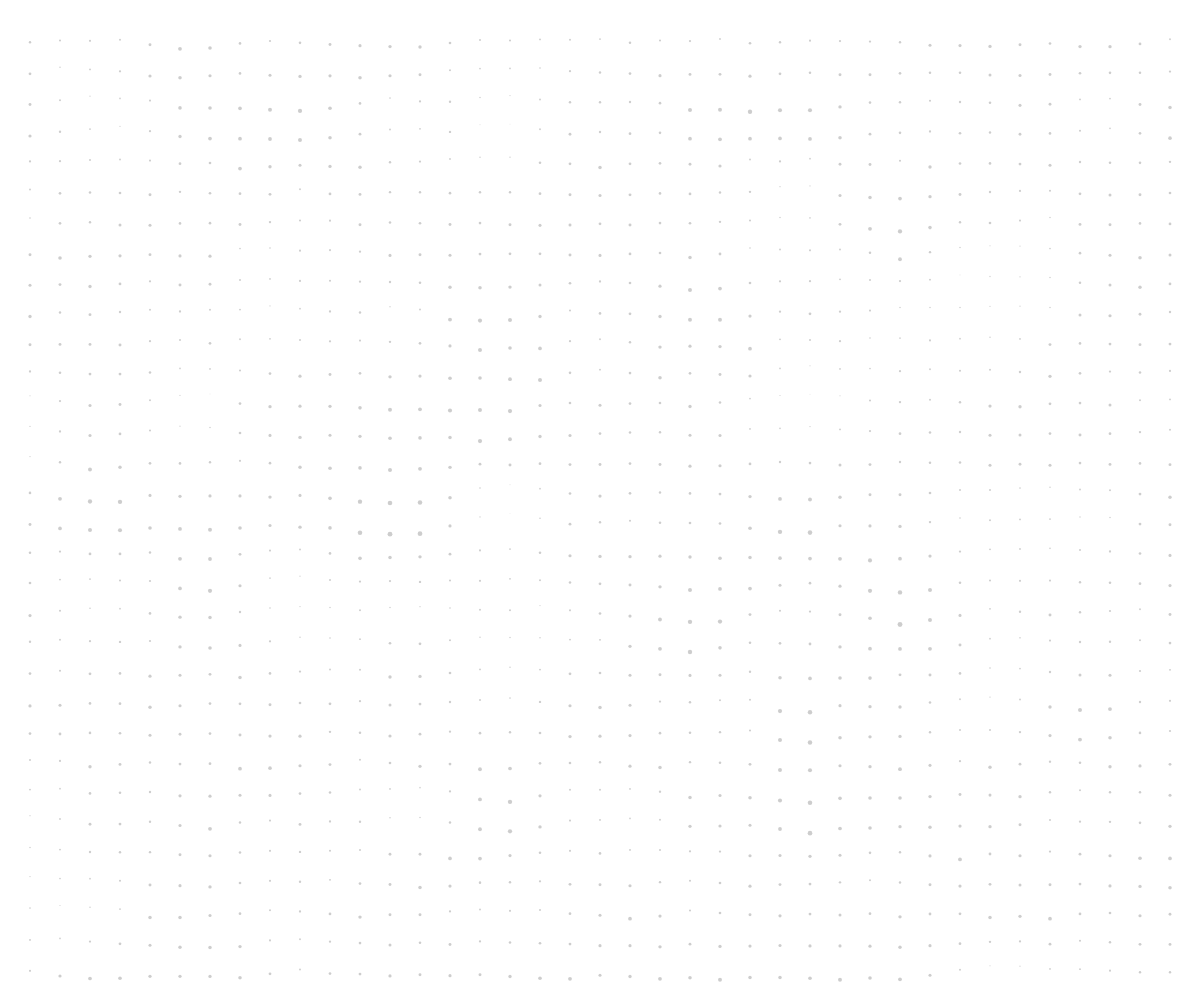
Frame 1 (no input)
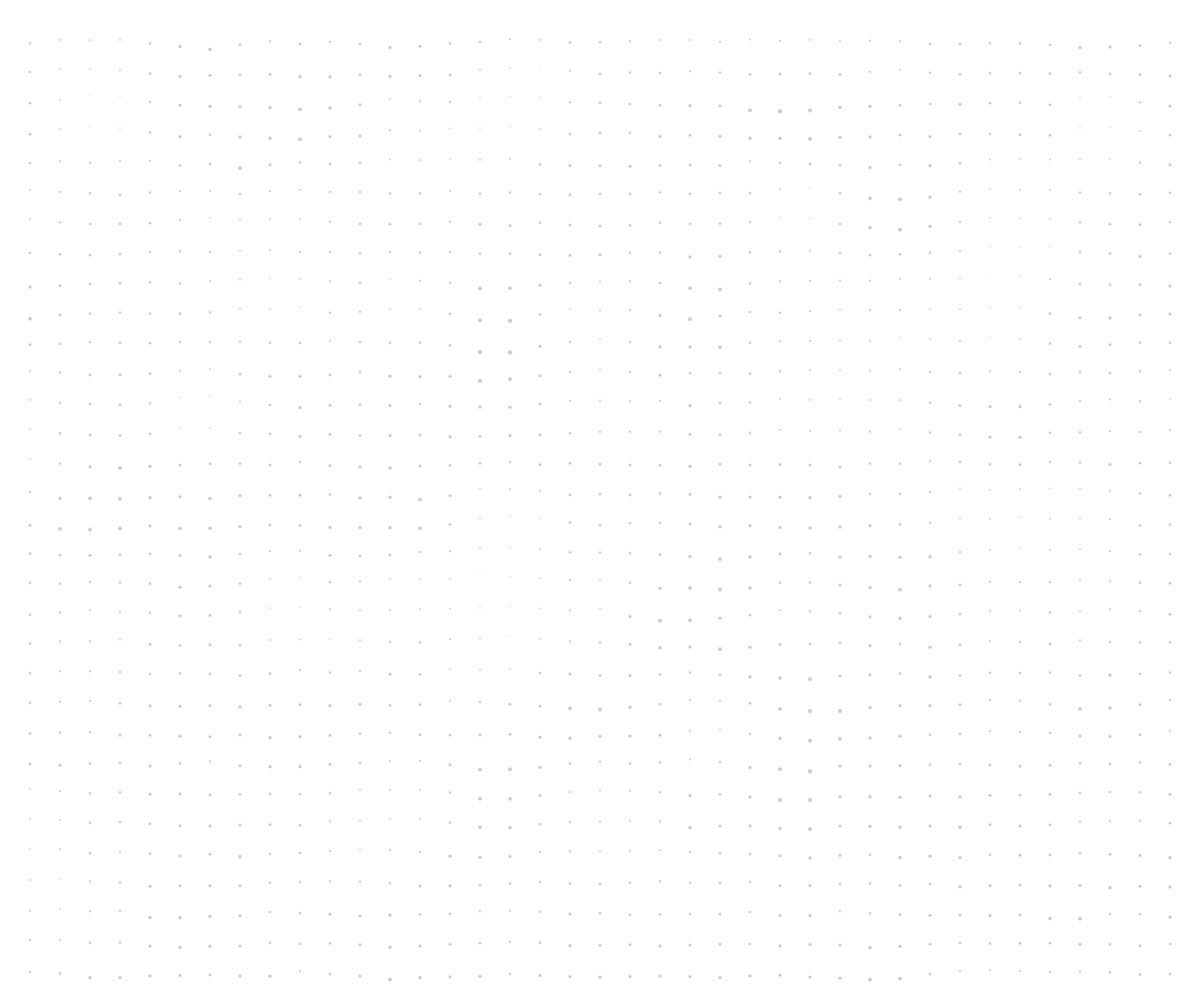
Frame 60 (no input)
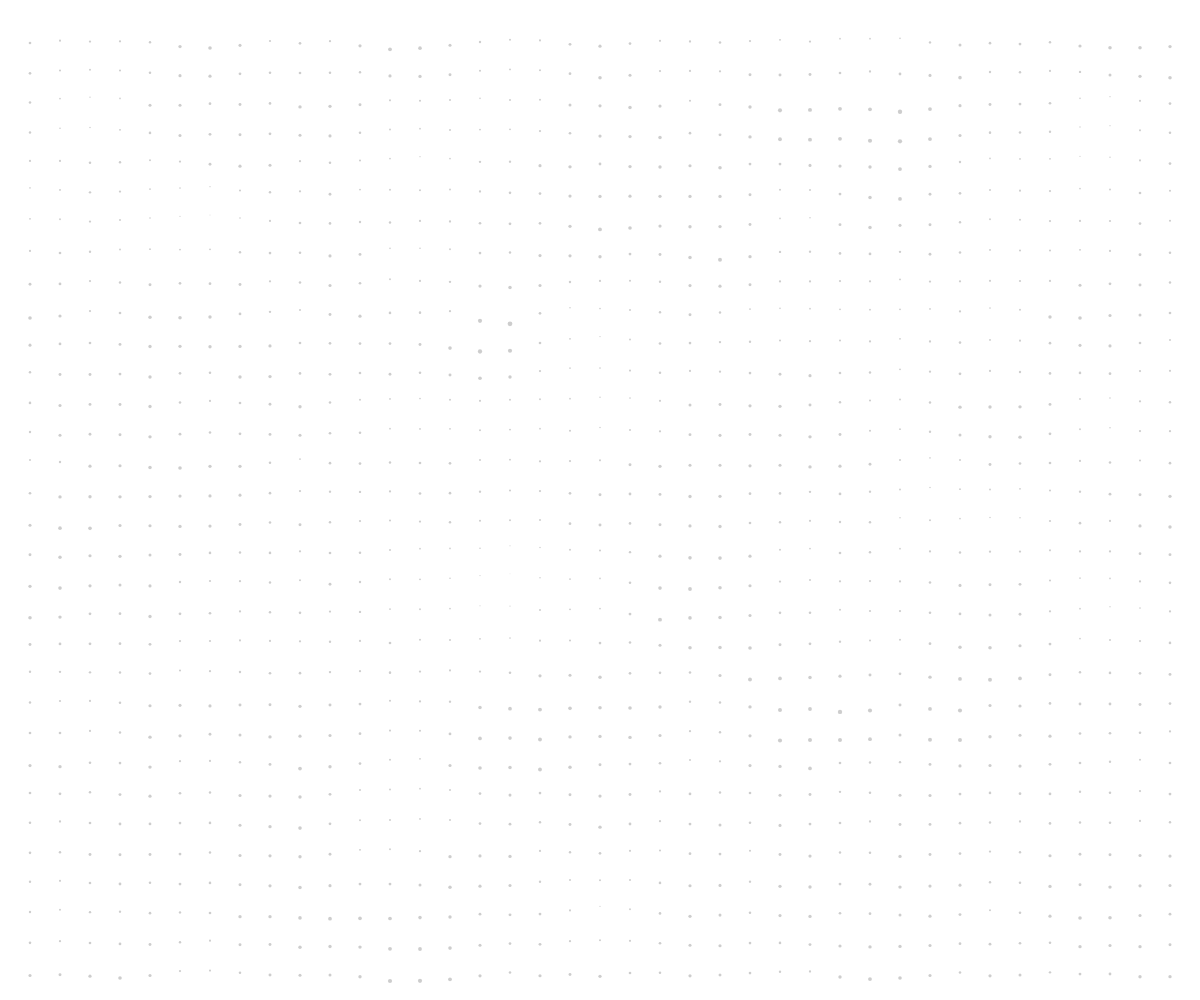
Frame 120 (the mouse pressed at the canvas centre since frame 60)

The p5.js sketch that drew these frames (run headless with seeded random() and noise() and a simulated clock; from frame 60 on, the mouse is pressed at the canvas centre):

// p5.js sketch
// ── sketch.js
let spacing = 30;
let margin = 30;
let t = 0;   // time offset for animation

function setup() {
  createCanvas(windowWidth, windowHeight);
  noStroke();
}

function draw() {
  background(255);
  fill(0);

  for (let y = margin; y <= height - margin; y += spacing) {
    for (let x = margin; x <= width - margin; x += spacing) {

      // Sample Perlin noise using x, y, and time
      let n = noise(x * 0.01, y * 0.01, t);

      // Map noise to dot size
      let dotSize = map(n, 0, 1, -1, 30);
      fill(0,0,0,50)
      circle(x, y+dotSize, dotSize/5);
    }
  }

  // Move through noise space slowly
  t += 0.005
}
